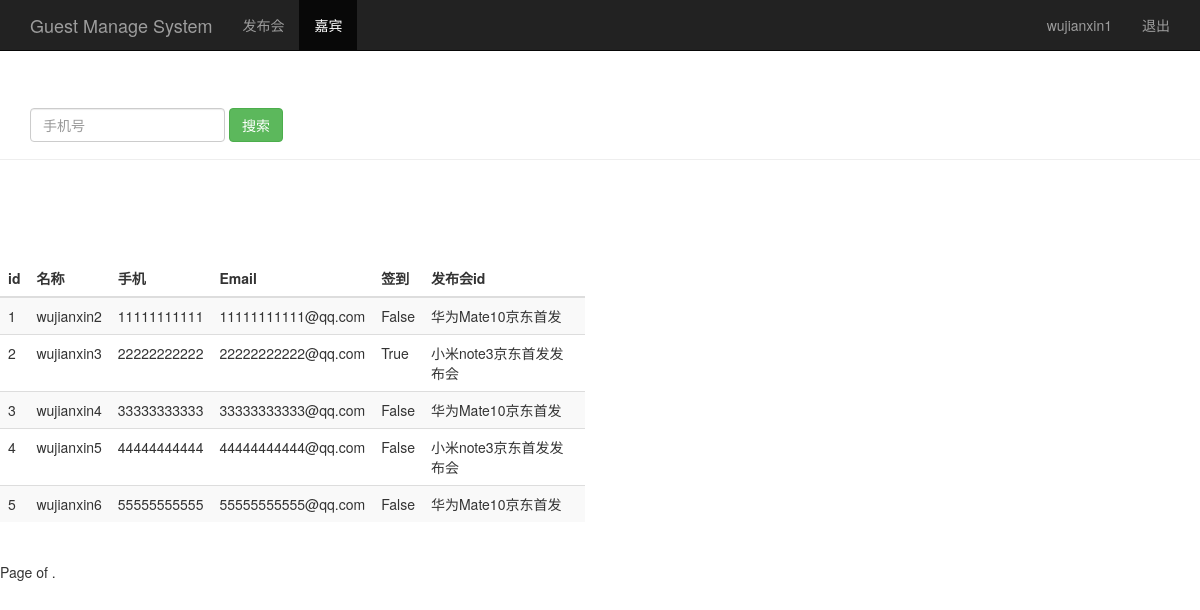
The page /guest_manage/ (signed in) on the database its author committed.
### sign/models.py (models this page shows, shortened)
class Guest(models.Model):
    event = models.ForeignKey(Event)  # 关联发布会id
    realname = models.CharField(max_length=64)  # 姓名
    phone = models.CharField(max_length=16)  # 手机号
    email = models.EmailField()  # 邮箱
    sign = models.BooleanField()  # 签到状态
    create_time = models.DateTimeField(auto_now=True)  # 创建时间（自动获取当前时间）
    class Meta:
        unique_together = ('phone', 'event')

class Event(models.Model):
    name = models.CharField(max_length=100)  # 发布会标题
    limit = models.IntegerField()  # 限制人数
    status = models.BooleanField()  # 状态
    address = models.CharField(max_length=200)  # 地址
    start_time = models.DateTimeField('events time')  # 发布会时间
    create_time = models.DateTimeField(auto_now=True)  # 创建时间（自动获取当前时间）
    def __str__(self):
        return self.name

### sign/views.py (the view)
# urls.py: url(r'^guest_manage/$', views.guest_manage),
@login_required
def guest_manage(request):
    guest_list = Guest.objects.all()
    username = request.session.get('user', '')
    return render(request, "guest_manage.html", {'user': username, 'guests': guest_list})

### sign/templates/guest_manage.html (shortened to what this page needs)
<!DOCTYPE html>
<html>
<head>
    {% load bootstrap3 %}
    {% bootstrap_css %}
</head>
<body role="document">
<nav class="navbar navbar-inverse navbar-fixed-top">
    <div class="container">
        <div class="navbar-header">
            <a class="navbar-brand" href="/event_manage/">Guest Manage System</a>
        </div>
        <div id="navbar" class="collapse navbar-collapse">
            <ul class="nav navbar-nav">
                <li><a a href="/event_manage/">发布会</a></li>
                <li class="active"><a href="#">嘉宾</a></li>
            </ul>
            <ul class="nav navbar-nav navbar-right">
                <li><a href="#">{{user}}</a></li>
                <li><a href="/logout/">退出</a></li>
            </ul>
        </div>
    </div>
</nav>
<div class="page-header" style="padding-top:60px">
    <div id="navbar" class="navbar-collapse collapse">
        <form class="navbar-form" method="get" action="/search_phone/">
            <div class="form-group">
                <input name="phone" type="text" placeholder="手机号" class="form-control">
            </div>
            <button type="submit" class="btn btn-success">搜索</button>
        </form>
    </div>
</div>
<div class="row" style="padding-top:80px;">
    <div class="col-md-6">
        <table class="table table-striped">
            <thead>
            <tr>
                <th>id</th>
                <th>名称</th>
                <th>手机</th>
                <th>Email</th>
                <th>签到</th>
                <th>发布会id</th>
            </tr>
            </thead>
            <tbody>
            {% for guest in guests %}
            <tr>
                <td>{{ guest.id }}</td>
                <td>{{ guest.realname }}</td>
                <td>{{ guest.phone }}</td>
                <td>{{ guest.email }}</td>
                <td>{{ guest.sign }}</td>
                <td>{{ guest.event }}</td>
            </tr>
            {% endfor %}
            </tbody>
        </table>
    </div>
</div>
<div class="pagination">
      <span class="step-links">
          <span class="current">
            Page {{ guests.number }} of {{ guests.paginator.num_pages }}.
          </span>
      </span>
</div>
</body>
</html>

### rows shown on the page
Guest: id "1", realname "wujianxin2", phone "11111111111", email "11111111111@qq.com", sign "False", event "华为Mate10京东首发"
Guest: id "2", realname "wujianxin3", phone "22222222222", email "22222222222@qq.com", sign "True", event "小米note3京东首发发布会"
Guest: id "3", realname "wujianxin4", phone "33333333333", email "33333333333@qq.com", sign "False", event "华为Mate10京东首发"
Guest: id "4", realname "wujianxin5", phone "44444444444", email "44444444444@qq.com", sign "False", event "小米note3京东首发发布会"
Guest: id "5", realname "wujianxin6", phone "55555555555", email "55555555555@qq.com", sign "False", event "华为Mate10京东首发"

### other values the page prints
{{ user }} "wujianxin1"
